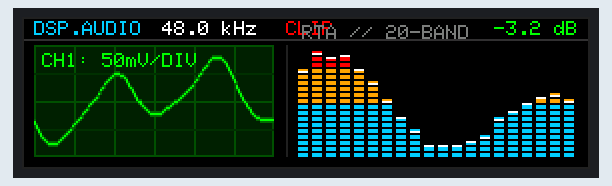
Recording of a sketch running on a simulated ESP32. On the bench: 284×76 colour display. Random numbers use the default seed unless the sketch sets one.

Above: at 0.37 s.
At 5.16 s:
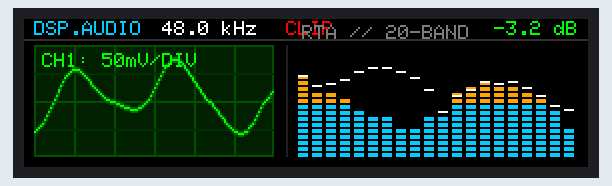
At 9.94 s:
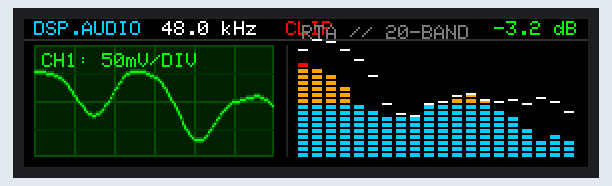
At 19.83 s:
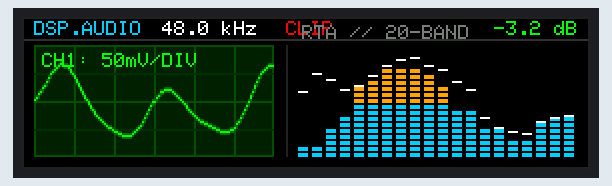
At 29.73 s:
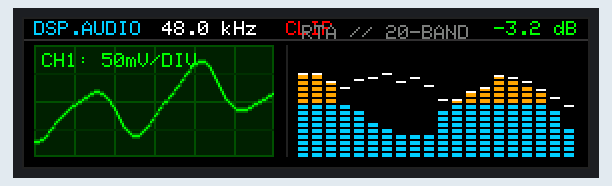
At 39.62 s:
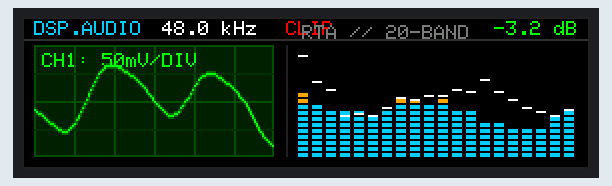

The sketch:

strip_animation.ino
```cpp
#define LGFX_USE_V1
#include <LovyanGFX.hpp>
#include <math.h>

class LGFX : public lgfx::LGFX_Device {
  lgfx::Panel_ST7789  _panel_instance;
  lgfx::Bus_SPI       _bus_instance;

public:
  LGFX(void) {
    {
      auto cfg = _bus_instance.config();
      cfg.spi_host   = SPI2_HOST;
      cfg.spi_mode   = 0;
      cfg.freq_write = 40000000;   // 40 MHz SPI
      cfg.pin_sclk   = 18;
      cfg.pin_mosi   = 17;
      cfg.pin_miso   = -1;
      cfg.pin_dc     = 15;
      _bus_instance.config(cfg);
      _panel_instance.setBus(&_bus_instance);
    }
    {
      auto cfg = _panel_instance.config();
      cfg.pin_cs           = 10;
      cfg.pin_rst          = 16;
      cfg.pin_busy         = -1;
      cfg.panel_width      = 76;
      cfg.panel_height     = 284;
      cfg.offset_x         = 82;
      cfg.offset_y         = 18;
      cfg.readable         = false;
      cfg.invert           = true;
      cfg.rgb_order        = false;
      _panel_instance.config(cfg);
    }
    setPanel(&_panel_instance);
  }
};

LGFX lcd;
LGFX_Sprite canvas(&lcd);

const int SCREEN_W = 284;
const int SCREEN_H = 76;

// Studio Console Color Palette (16-bit RGB565)
#define C_CHASSIS     0x0000  // Jet Black
#define C_SCOPE_BG    0x0100  // Faint CRT tube back-glow
#define C_SCOPE_GRID  0x0280  // Subdued Oscilloscope Graticule
#define C_PHOSPHOR    0x07E0  // Radiant P7 CRT Green
#define C_PHOSPHOR_DIM 0x0340 // Decaying phosphor trace
#define C_NEEDLE      0xFFFF  // Peak White
#define C_PEAK_RED    0xF800  // Clip / Overload Red
#define C_BAR_MID     0xFD20  // Amber Warning
#define C_BAR_LOW     0x067F  // Clean Studio Cyan

// Equalizer State (20 Bands)
const int BANDS = 20;
float bandLevels[BANDS];
float bandPeaks[BANDS];
int peakHold[BANDS];

// Oscilloscope History Buffer
const int SCOPE_W = 120;
int scopeY[SCOPE_W];

void setup() {
  Serial.begin(115200);

  lcd.init();
  lcd.setRotation(1); // 284 x 76 Landscape

  canvas.setColorDepth(16);
  canvas.createSprite(SCREEN_W, SCREEN_H);

  for (int i = 0; i < BANDS; i++) {
    bandLevels[i] = 0.0f;
    bandPeaks[i] = 0.0f;
    peakHold[i] = 0;
  }
  for (int i = 0; i < SCOPE_W; i++) {
    scopeY[i] = 42;
  }
}

void drawOscilloscope(float t) {
  const int X0 = 6;
  const int Y0 = 14;
  const int W = SCOPE_W;
  const int H = 56;
  const int MID_Y = Y0 + (H / 2);

  // CRT Tube Bezel & Graticule
  canvas.fillRect(X0, Y0, W, H, C_SCOPE_BG);
  canvas.drawRect(X0, Y0, W, H, C_SCOPE_GRID);

  // Sub-division lines (analog scope reticle)
  for (int x = X0 + 20; x < X0 + W; x += 20) {
    canvas.drawFastVLine(x, Y0, H, C_SCOPE_GRID);
  }
  canvas.drawFastHLine(X0, MID_Y, W, C_SCOPE_GRID);
  canvas.drawFastHLine(X0, MID_Y - 14, W, 0x0180);
  canvas.drawFastHLine(X0, MID_Y + 14, W, 0x0180);

  // Calculate new wave points (superposition of 3 harmonic frequencies)
  for (int x = 0; x < W; x++) {
    float angle1 = (x * 0.12f) + (t * 4.0f);
    float angle2 = (x * 0.04f) - (t * 2.5f);
    float angle3 = (x * 0.25f) + (t * 6.0f);

    float val = (sinf(angle1) * 0.55f) + (cosf(angle2) * 0.35f) + (sinf(angle3) * 0.10f);
    scopeY[x] = MID_Y + (int)(val * 24.0f);
  }

  // Draw analog trace with persistence glow (dim outer line + bright core line)
  for (int x = 0; x < W - 1; x++) {
    int yA = scopeY[x];
    int yB = scopeY[x + 1];

    // Phosphor glow halo
    canvas.drawLine(X0 + x, yA - 1, X0 + x + 1, yB - 1, C_PHOSPHOR_DIM);
    canvas.drawLine(X0 + x, yA + 1, X0 + x + 1, yB + 1, C_PHOSPHOR_DIM);

    // High-intensity electron beam center
    canvas.drawLine(X0 + x, yA, X0 + x + 1, yB, C_PHOSPHOR);
  }

  // Oscilloscope HUD Tag
  canvas.setTextColor(C_PHOSPHOR);
  canvas.setTextSize(1);
  canvas.drawString("CH1: 50mV/DIV", X0 + 4, Y0 + 4);
}

void drawEqualizer(float t) {
  const int X_START = 138;
  const int Y_BASE = 70;
  const int MAX_H = 54;
  const int BAR_W = 5;
  const int GAP = 2;

  // Spectrum Container Outline
  canvas.drawFastVLine(132, 14, 56, 0x2104);

  for (int i = 0; i < BANDS; i++) {
    // Harmonic wave excitation to emulate musical notes
    float harmonic1 = sinf(t * 3.5f + i * 0.45f) * 0.5f + 0.5f;
    float harmonic2 = cosf(t * 1.8f - i * 0.30f) * 0.5f + 0.5f;
    float noise = (rand() % 15) / 100.0f;

    // Bass response heavier on lower indices, tapering to treble
    float eqCurve = 1.0f - (i * 0.025f);
    float targetHeight = ((harmonic1 * 0.6f + harmonic2 * 0.4f) * eqCurve + noise) * MAX_H;

    // Fast-attack, slow-decay ballistics
    if (targetHeight > bandLevels[i]) {
      bandLevels[i] = targetHeight; // Instant attack
    } else {
      bandLevels[i] -= 1.8f;        // Smooth decay
      if (bandLevels[i] < 2) bandLevels[i] = 2;
    }

    // Peak-hold dynamics with gravity
    if (bandLevels[i] >= bandPeaks[i]) {
      bandPeaks[i] = bandLevels[i];
      peakHold[i] = 16; // Hold frames
    } else {
      if (peakHold[i] > 0) {
        peakHold[i]--;
      } else {
        bandPeaks[i] -= 1.0f; // Gravity fall
        if (bandPeaks[i] < 0) bandPeaks[i] = 0;
      }
    }

    int bx = X_START + (i * (BAR_W + GAP));
    int curH = (int)bandLevels[i];
    int peakY = Y_BASE - (int)bandPeaks[i];

    // Segmented LED look for each spectrum band
    for (int y = 0; y < curH; y += 3) {
      uint16_t segColor;
      int relY = y;

      if (relY > 42) {
        segColor = C_PEAK_RED;  // Overload / Clipping
      } else if (relY > 26) {
        segColor = C_BAR_MID;   // Mid energy
      } else {
        segColor = C_BAR_LOW;   // Nominal level
      }

      canvas.fillRect(bx, Y_BASE - y - 2, BAR_W, 2, segColor);
    }

    // Floating Peak-Hold Needle
    if (peakY < Y_BASE) {
      canvas.drawFastHLine(bx, peakY, BAR_W, C_NEEDLE);
    }
  }

  // EQ Header Readout
  canvas.setTextColor(0x7BEF);
  canvas.drawString("RTA // 20-BAND", X_START + 2, 4);
}

void drawTopConsoleBar() {
  canvas.drawFastHLine(0, 11, SCREEN_W, 0x3186);

  canvas.setTextColor(C_BAR_LOW);
  canvas.setTextSize(1);
  canvas.drawString("DSP.AUDIO", 6, 2);

  canvas.setTextColor(0xFFFF);
  canvas.drawString("48.0 kHz", 70, 2);

  canvas.setTextColor(C_PEAK_RED);
  canvas.drawString("CLIP", 132, 2);

  // Stereo Level Readout
  canvas.setTextColor(0x07E0);
  canvas.drawRightString("-3.2 dB", SCREEN_W - 6, 2);
}

void loop() {
  static float t = 0;
  t += 0.035f;

  canvas.fillSprite(C_CHASSIS);

  drawTopConsoleBar();
  drawOscilloscope(t);
  drawEqualizer(t);

  // Outer framing
  canvas.drawRect(0, 0, SCREEN_W, SCREEN_H, 0x2104);

  // Blit frame directly to panel via SPI DMA
  canvas.pushSprite(0, 0);

  delay(15); // Solid ~60 FPS
}
```
